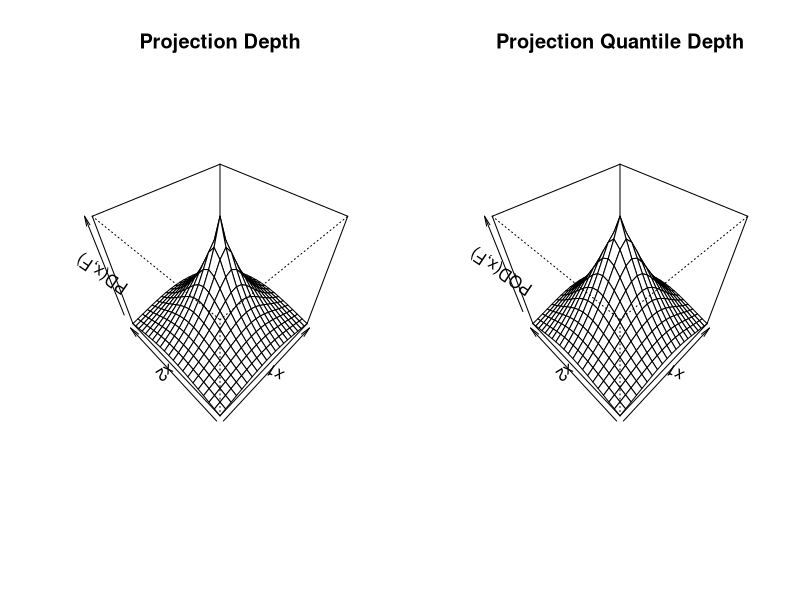
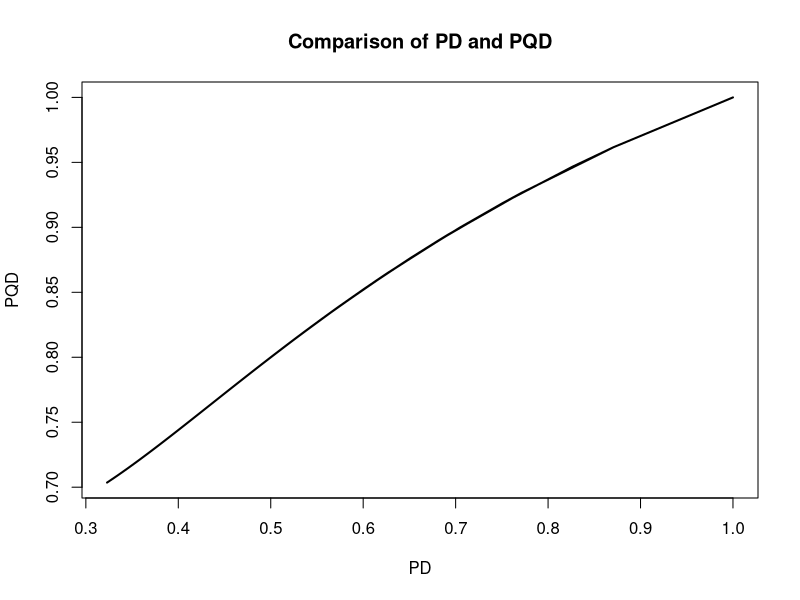
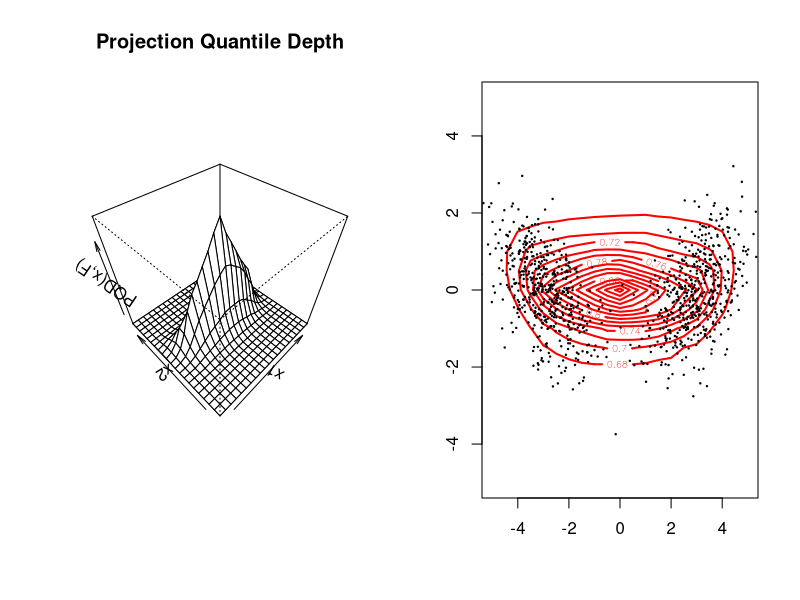
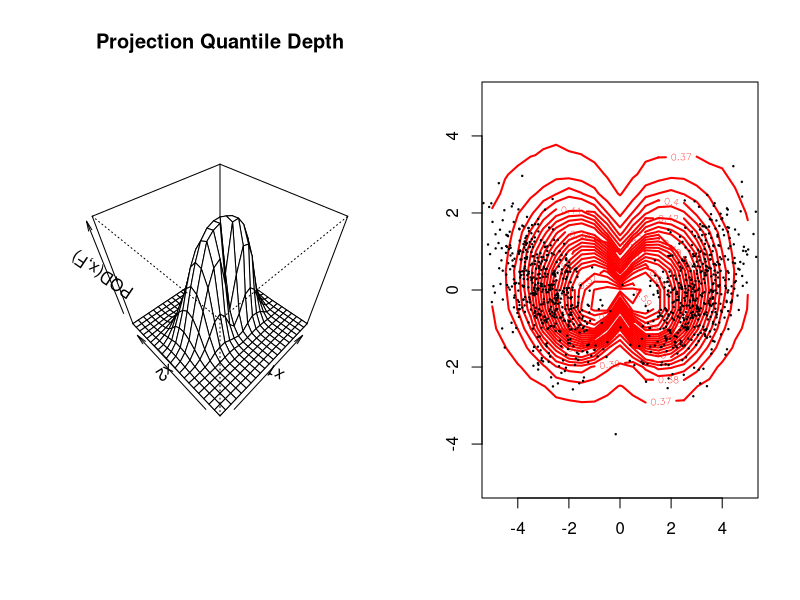

Here is the R script that generated these plots, in order:
## Initial simulations of Projection quantile depth and comparisions with projection depth

## Functions
## function to generate from multivariate normal
my.mvrnorm = function(n, mu, Sigma){
  p = length(mu)
  # compute square root of covariance matrix
  eo=eigen(Sigma, symmetric=TRUE)
  sigma.sqrt=eo$vec%*%diag(eo$val^0.5)%*%t(eo$vec)
  
  # generate random normals from runif by box-muller transform
  rnorm.vec = sqrt(-2*log(runif(n*p)))*cos(2*pi*runif(n*p))
  
  # generate sample matrix
  sample.matrix = matrix(rep(mu, n), nrow=n, byrow=T) +
    matrix(rnorm.vec, nrow=n, ncol=p)%*%sigma.sqrt
  return(sample.matrix)
}

# define grid of points
pts = seq(-1,1,by=.1)
lengrid = length(pts)
xcoord = rep(pts, rep(lengrid,lengrid))
ycoord = rep(pts, lengrid)
xygrid = cbind(xcoord,ycoord)
rm(xcoord,ycoord)

# Bivariate standard normal
# projection depth
norm.vec = sqrt(xygrid[,1]^2+xygrid[,2]^2)
cN = qnorm(.75)
pd.vec = cN/(cN+norm.vec)
# projection quantile depth
pqd.vec = 2/(1+2*pnorm(norm.vec))

par(mfrow=c(1,2))
persp(pts, pts, matrix(pd.vec, nrow=lengrid, byrow=T),
      main="Projection Depth",
      xlab="x1", ylab="x2", zlab="PD(x,F)",
      theta=-45, phi=45)
persp(pts, pts, matrix(pqd.vec, nrow=lengrid, byrow=T),
      main="Projection Quantile Depth",
      xlab="x1", ylab="x2", zlab="PQD(x,F)",
      theta=-45, phi=45)
par(mfrow=c(1,1))

# comparing PD and PQD
plot(pd.vec, pqd.vec, type="l", lwd=2,
     main="Comparison of PD and PQD", xlab="PD", ylab="PQD")

## Empirically calculate PQD with grid search
# Bivariate normal mixture
sig = matrix(c(1,.5,.5,1), nrow=2)
sig2 = matrix(c(1,-.5,-.5,1), nrow=2)
X1 = my.mvrnorm(500, mu=c(3,0), Sigma=sig)
X2 = my.mvrnorm(500, mu=c(-3,0), Sigma=sig2)
X = rbind(X1,X2)

# define grid of points
pts = seq(-5,5,by=.5)
lengrid = length(pts)
xcoord = rep(pts, rep(lengrid,lengrid))
ycoord = rep(pts, lengrid)
xygrid = cbind(xcoord,ycoord)
rm(xcoord,ycoord)

# my PQD
npt = dim(xygrid)[1]
Fuxu.mat = matrix(0, nrow=npt, ncol=100)
for(iu in 1:100){
  u = rnorm(2); u = u/sqrt(sum(u^2))
  uecdf = ecdf(X%*%u)
  Fuxu.mat[,iu] = uecdf(xygrid%*%u)
}
EPQD.vec = 1/(1+apply(abs(Fuxu.mat-.5), 1, max))

par(mfrow=c(1,2))
persp(pts, pts, matrix(EPQD.vec, nrow=lengrid, byrow=T),
      main="Projection Quantile Depth",
      xlab="x1", ylab="x2", zlab="PQD(x,F)",
      theta=-45, phi=45)

# contour plot
z = contour(pts, pts, matrix(EPQD.vec, nrow=lengrid, byrow=T),
        lwd=2, col="red", nlevels=20)
points(X, pch=19, cex=.2)
par(mfrow=c(1,1))

# kodu da's PQD
npt = dim(xygrid)[1]
Fuxu.vec = rep(0,npt)
for(i in 1:npt){
  iu = xygrid[i,]; norm.iu = sqrt(sum(iu^2))
  if(norm.iu>0){
    uecdf = ecdf(X%*%iu)
    Fuxu.vec[i] = uecdf(xygrid[i,]%*%iu)
  }
  else{
    Fuxu.vec[i] = .5
  }
}
D.vec = exp(-Fuxu.vec)

par(mfrow=c(1,2))
persp(pts, pts, matrix(D.vec, nrow=lengrid, byrow=T),
      main="Projection Quantile Depth",
      xlab="x1", ylab="x2", zlab="PQD(x,F)",
      theta=-45, phi=45)

# contour plot
z = contour(pts, pts, matrix(D.vec, nrow=lengrid, byrow=T),
            lwd=2, col="red", nlevels=20)
points(X, pch=19, cex=.2)
par(mfrow=c(1,1))

